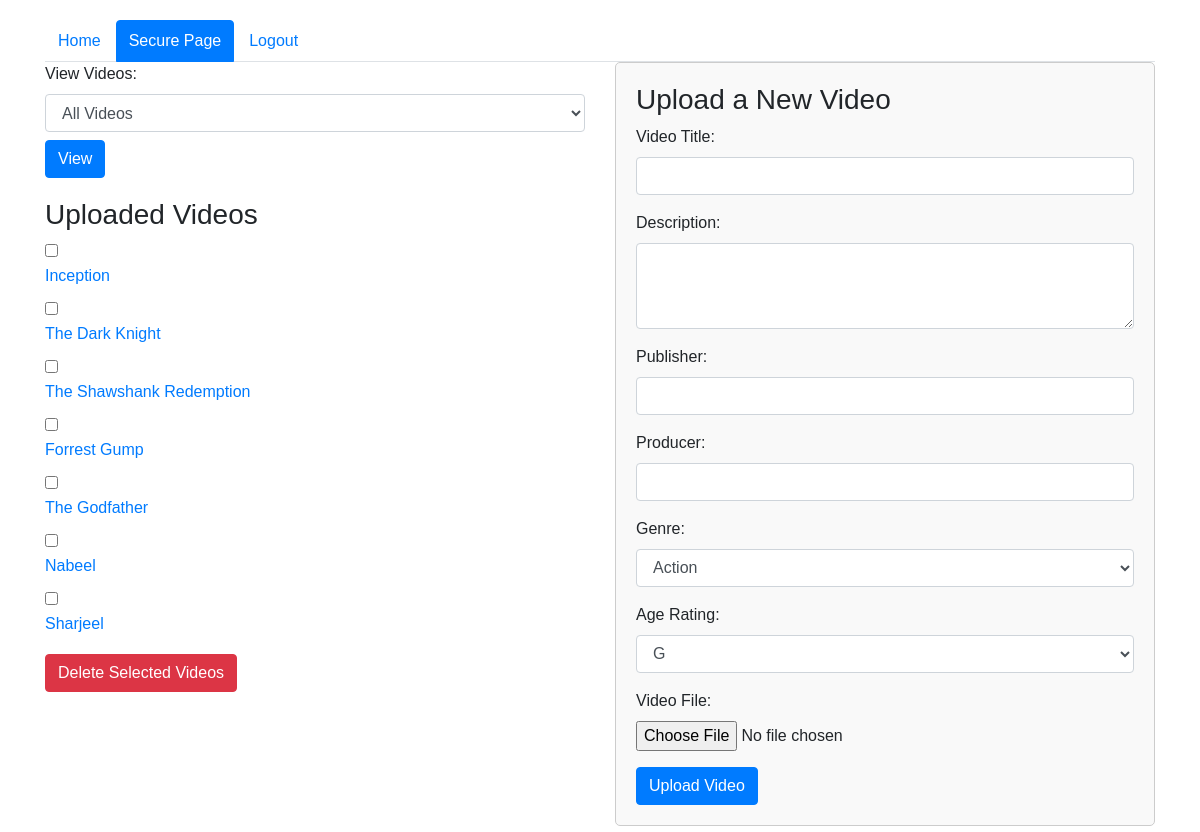
Page /secure3.php (signed in) on the committed database.
### tables this page shows
CREATE TABLE `videos` (
  `id` int(11) NOT NULL,
  `title` varchar(255) NOT NULL,
  `description` text DEFAULT NULL,
  `filename` varchar(255) NOT NULL,
  `thumbnail` varchar(255) DEFAULT NULL,
  `uploader_id` int(11) DEFAULT NULL,
  `Publisher` varchar(255) DEFAULT NULL,
  `Producer` varchar(255) DEFAULT NULL,
  `Genre` varchar(100) DEFAULT NULL,
  `AgeRating` varchar(10) DEFAULT NULL,
  `upload_datetime` datetime DEFAULT NULL
);

### secure3.php (the view, shortened to what this page needs)
<?php
$conn = mysqli_connect("localhost", "root", "", "videos1");
$genre_query = "SELECT genre_name FROM Genres";
$genre_result = mysqli_query($conn, $genre_query);
$genres = array();
while ($row = mysqli_fetch_assoc($genre_result)) {
    $genres[] = $row['genre_name'];
}
$age_rating_query = "SELECT rating_name FROM AgeRating";
$age_rating_result = mysqli_query($conn, $age_rating_query);
$age_ratings = array();
while ($row = mysqli_fetch_assoc($age_rating_result)) {
    $age_ratings[] = $row['rating_name'];
}
?>
<!DOCTYPE html>
<html lang="en">
<head>
    <link rel="stylesheet" href="https://maxcdn.bootstrapcdn.com/bootstrap/4.5.2/css/bootstrap.min.css">
</head>
<body>
    <div class="container">
        <ul class="nav nav-tabs">
            <li class="nav-item">
                <a class="nav-link" href="index.php">Home</a>
            </li>
            <li class="nav-item">
                <a class="nav-link active" href="#">Secure Page</a>
            </li>
            <li class="nav-item">
                <a class="nav-link" href="logout.php">Logout</a>
            </li>
        </ul>
        <div class="row">
            <div class="col-md-6">
                <form action="" method="GET" class="mb-3">
                    <label for="view-option">View Videos:</label>
                    <select name="view-option" id="view-option" class="form-control">
                        <option value="all">All Videos</option>
                    </select>
                    <button type="submit" class="btn btn-primary mt-2">View</button>
                </form>
                <div class="video-container">
                    <h3>Uploaded Videos</h3>
                    <form action="" method="POST">
                        <?php
                        $view_option = isset($_GET['view-option']) ? $_GET['view-option'] : 'all';
                        if ($view_option === 'all') {
                            $query = "SELECT * FROM videos";
                        } else {
                            $id = $_SESSION['id'];
                            $query = "SELECT * FROM videos WHERE uploader_id = $id";
                        }
                        $result = mysqli_query($conn, $query);
                        if ($result && mysqli_num_rows($result) > 0) {
                            while ($row = mysqli_fetch_assoc($result)) {
                                echo "<div><input type='checkbox' name='videos[]' value='" . $row['id'] . "'><a href='view_video.php?id=" . $row['id'] . "' class='video-link'>" . $row['title'] . "</a></div>";
                            }
                        } else {
                            echo "No videos uploaded yet.";
                        }
                        ?>
                        <button type="submit" class="btn btn-danger mt-2" name="delete_videos">Delete Selected Videos</button>
                    </form>
                </div>
            </div>
            <div class="col-md-6">
                <div class="upload-container">
                    <h3>Upload a New Video</h3>
                    <form action="" method="POST" enctype="multipart/form-data">
                        <div class="form-group">
                            <label for="title">Video Title:</label>
                            <input type="text" name="title" class="form-control" required>
                        </div>
                        <div class="form-group">
                            <label for="description">Description:</label>
                            <textarea name="description" class="form-control" rows="3" required></textarea>
                        </div>
                        <div class="form-group">
                            <label for="publisher">Publisher:</label>
                            <input type="text" name="publisher" class="form-control" required>
                        </div>
                        <div class="form-group">
                            <label for="producer">Producer:</label>
                            <input type="text" name="producer" class="form-control" required>
                        </div>
                        <div class="form-group">
                            <label for="genre">Genre:</label>
                            <select name="genre" class="form-control" required>
                                <?php foreach ($genres as $genre): ?>
                                    <option value="<?php echo $genre; ?>"><?php echo $genre; ?></option>
                                <?php endforeach; ?>
                            </select>
                        </div>
                        <div class="form-group">
                            <label for="age_rating">Age Rating:</label>
                            <select name="age_rating" class="form-control" required>
                                <?php foreach ($age_ratings as $rating): ?>
                                    <option value="<?php echo $rating; ?>"><?php echo $rating; ?></option>
                                <?php endforeach; ?>
                            </select>
                        </div>
                        <div class="form-group">
                            <label for="fileToUpload">Video File:</label>
                            <input type="file" name="fileToUpload" class="form-control-file" required>
                        </div>
                        <button type="submit" class="btn btn-primary" name="upload_video">Upload Video</button>
                    </form>
                </div>
            </div>
        </div>
    </div>
</body>
</html>

### secure3.php (style rules this page uses)
body { font-family: Arial, sans-serif; margin: 0; padding: 20px; }
.video-link { display: block; margin-bottom: 10px; }
.video-container { margin-top: 20px; }
.upload-container { padding: 20px; border: 1px solid #ccc; border-radius: 5px; background-color: #f9f9f9; }
.nav-tabs .nav-link.active { color: #fff; background-color: #007bff; border-color: #007bff; }
.nav-tabs .nav-link { color: #007bff; border: 1px solid transparent; border-top-left-radius: .25rem; border-top-right-radius: .25rem; margin-right: 2px; line-height: 1.5; padding: .5rem .75rem; }
.nav-tabs { border-bottom: 1px solid #dee2e6; }

### rows in the picture
videos: title "Inception"
videos: title "The Dark Knight"
videos: title "The Shawshank Redemption"
videos: title "Forrest Gump"
videos: title "The Godfather"
videos: title "Nabeel"
videos: title "Sharjeel"

### other values in the picture
form field genre "Action"
form field age_rating "G"
